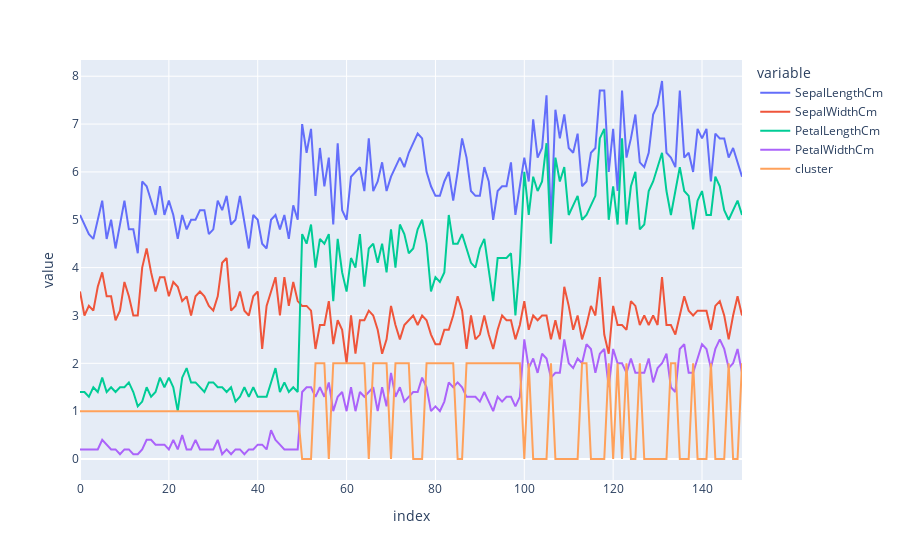

Notebook cell for this chart:
### Markdown cell above
## Visualisation
Visualizing for the optimum number of cluster 3

### Code cell
px.line(df)

### Figure 1 — Plotly figure (JSON) as saved in the notebook; plotly's stock layout.template omitted (floating-point values rounded to 4 significant figures; data arrays with more than 128 entries replaced by an {"elided": "..."} marker saying what was removed)
{"data": [{"hovertemplate": "variable=SepalLengthCm<br>index=%{x}<br>value=%{y}<extra></extra>", "legendgroup": "SepalLengthCm", "line": {"color": "#636efa", "dash": "solid"}, "mode": "lines", "name": "SepalLengthCm", "orientation": "v", "showlegend": true, "type": "scatter", "x": {"elided": "150 int values"}, "xaxis": "x", "y": {"elided": "150 float values"}, "yaxis": "y"}, {"hovertemplate": "variable=SepalWidthCm<br>index=%{x}<br>value=%{y}<extra></extra>", "legendgroup": "SepalWidthCm", "line": {"color": "#EF553B", "dash": "solid"}, "mode": "lines", "name": "SepalWidthCm", "orientation": "v", "showlegend": true, "type": "scatter", "x": {"elided": "150 int values"}, "xaxis": "x", "y": {"elided": "150 float values"}, "yaxis": "y"}, {"hovertemplate": "variable=PetalLengthCm<br>index=%{x}<br>value=%{y}<extra></extra>", "legendgroup": "PetalLengthCm", "line": {"color": "#00cc96", "dash": "solid"}, "mode": "lines", "name": "PetalLengthCm", "orientation": "v", "showlegend": true, "type": "scatter", "x": {"elided": "150 int values"}, "xaxis": "x", "y": {"elided": "150 float values"}, "yaxis": "y"}, {"hovertemplate": "variable=PetalWidthCm<br>index=%{x}<br>value=%{y}<extra></extra>", "legendgroup": "PetalWidthCm", "line": {"color": "#ab63fa", "dash": "solid"}, "mode": "lines", "name": "PetalWidthCm", "orientation": "v", "showlegend": true, "type": "scatter", "x": {"elided": "150 int values"}, "xaxis": "x", "y": {"elided": "150 float values"}, "yaxis": "y"}, {"hovertemplate": "variable=cluster<br>index=%{x}<br>value=%{y}<extra></extra>", "legendgroup": "cluster", "line": {"color": "#FFA15A", "dash": "solid"}, "mode": "lines", "name": "cluster", "orientation": "v", "showlegend": true, "type": "scatter", "x": {"elided": "150 int values"}, "xaxis": "x", "y": {"elided": "150 int values"}, "yaxis": "y"}], "layout": {"legend": {"title": {"text": "variable"}, "tracegroupgap": 0}, "margin": {"t": 60}, "xaxis": {"anchor": "y", "domain": [0, 1], "title": {"text": "index"}}, "yaxis": {"anchor": "x", "domain": [0, 1], "title": {"text": "value"}}}}
